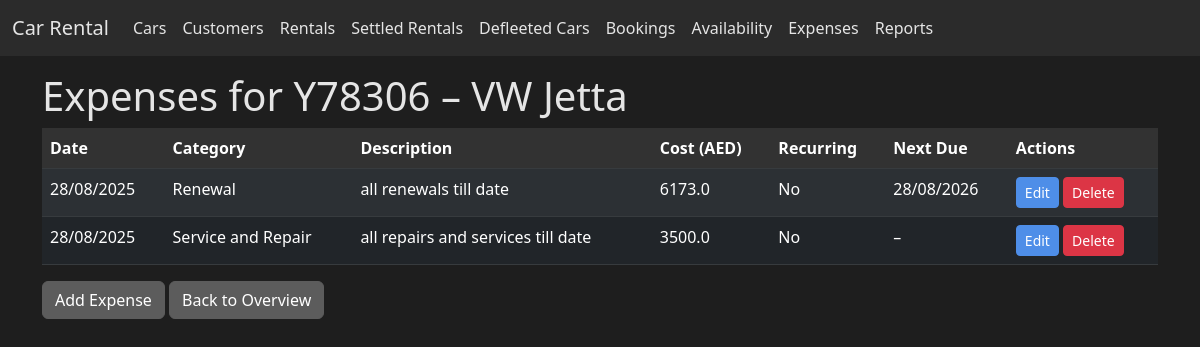
/expenses/car/1, run on the app's committed database.
### app.py (models this page shows, shortened)
class Car(db.Model):
    id = db.Column(db.Integer, primary_key=True)
    model = db.Column(db.String(120), nullable=False)
    model_year = db.Column(db.Integer)
    licence_plate = db.Column(db.String(20), unique=True)
    colour = db.Column(db.String(50))
    mileage_at_purchase = db.Column(db.Integer)
    purchase_price = db.Column(db.Float)
    initial_investment = db.Column(db.Float)
    salik_tag = db.Column(db.String(50))
    registration_date = db.Column(db.Date)
    tracker_installed = db.Column(db.Boolean, default=False)
    passing_cost = db.Column(db.Float)
    registration_cost = db.Column(db.Float)
    insurance_cost = db.Column(db.Float)
    planned_rent = db.Column(db.Float)
    rentals = db.relationship('Rental', back_populates='car')
    expenses = db.relationship('Expense', back_populates='car')
    fines = db.relationship('Fine', back_populates='car')
    damages = db.relationship('Damage', back_populates='car')

class Expense(db.Model):
    id = db.Column(db.Integer, primary_key=True)
    car_id = db.Column(db.Integer, db.ForeignKey('car.id'))
    date = db.Column(db.Date, default=datetime.utcnow)
    category = db.Column(db.String(100))
    description = db.Column(db.Text)
    cost = db.Column(db.Float)
    recurring = db.Column(db.Boolean, default=False)
    next_due_date = db.Column(db.Date, nullable=True)
    car = db.relationship('Car', back_populates='expenses')

### app.py (the view)
@app.route('/expenses/car/<int:car_id>')
def expenses_by_car(car_id: int):
    car = Car.query.get_or_404(car_id)
    expenses = car.expenses
    return render_template('expenses_list.html', car=car, expenses=expenses)

### templates/expenses_list.html (shortened to what this page needs)
{% extends 'base.html' %}
{% block content %}
<h1>Expenses for {{ car.licence_plate }} – {{ car.model }}</h1>
<table class="table table-dark table-striped">
  <thead><tr><th>Date</th><th>Category</th><th>Description</th><th>Cost (AED)</th><th>Recurring</th><th>Next Due</th><th>Actions</th></tr></thead>
  <tbody>
    {% for e in expenses %}
    <tr>
      <td>{{ e.date.strftime('%d/%m/%Y') }}</td>
      <td>{{ e.category }}</td>
      <td>{{ e.description }}</td>
      <td>{{ e.cost }}</td>
      <td>{{ 'Yes' if e.recurring else 'No' }}</td>
      <td>{{ e.next_due_date.strftime('%d/%m/%Y') if e.next_due_date else '–' }}</td>
      <td>
        <a href="{{ url_for('edit_expense', expense_id=e.id) }}" class="btn btn-sm btn-primary">Edit</a>
        <form action="{{ url_for('delete_expense', expense_id=e.id) }}" method="post" style="display:inline" onsubmit="return confirm('Delete this expense?');">
          <button type="submit" class="btn btn-sm btn-danger">Delete</button>
        </form>
      </td>
    </tr>
    {% endfor %}
  </tbody>
</table>
<a href="{{ url_for('add_expense', car_id=car.id) }}" class="btn btn-secondary">Add Expense</a>
<a href="{{ url_for('expenses_overview') }}" class="btn btn-secondary">Back to Overview</a>
{% endblock %}

### static/style.css (style rules this page uses)
body { background-color: #1e1e1e; color: #e5e5e5; }
a { color: #6ab7ff; }
.table { color: #e5e5e5; }
.table th { background-color: #323232; color: #ffffff; }
.table-striped tbody tr:nth-of-type(odd) { background-color: #2a2a2a; }
.btn-primary { background-color: #4e8ee8; border-color: #4e8ee8; }
.btn-secondary { background-color: #5c5c5c; border-color: #5c5c5c; }
.btn-danger { background-color: #dc3545; border-color: #dc3545; color: #ffffff; }

### data on the page
Car: licence_plate "Y78306", model "VW Jetta"
Expense: date "28/08/2025", category "Renewal", description "all renewals till date", cost "6173.0", recurring "No", next_due_date "28/08/2026"
Expense: date "28/08/2025", category "Service and Repair", description "all repairs and services till date", cost "3500.0", recurring "No", next_due_date "–"
